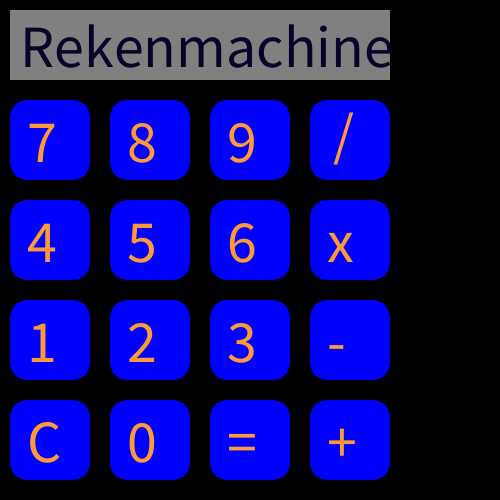
Frame 1 (no input)
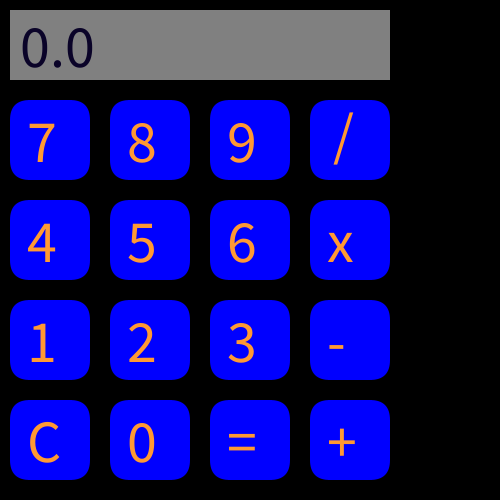
Frame 60 (the mouse pressed at the canvas centre just before this capture)
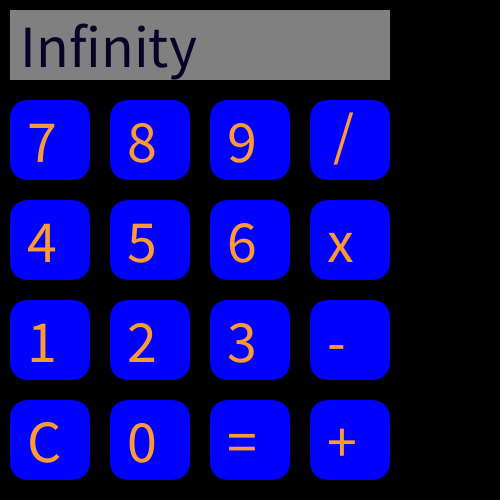
Frame 120 (the mouse held since frame 60 and released just before this capture)

The Processing sketch that drew these frames (run headless with seeded random() and noise(); from frame 60 on, the mouse is pressed at the canvas centre):

// Processing sketch: REKENENMACHINE
// ── REKENENMACHINE.pde

// achterground kleur
color background_kleur = color(0, 0, 0);
//  bar kleur
color bar_kleur = color(128, 128, 128);
// input kleur text
color bar_text_kleur = color(10, 3, 40);
// knop kleur
color knop_kleur = color(0, 0, 255);
// knop text kleur
color knop_text_kleur = color(255, 153, 51);


float waarde_1, waarde_2, positie = 0;

String operatie;
String entree_text = "Rekenmachine";

void setup() {
  size(500, 500);
  background(background_kleur);
  noStroke();
  textSize(60);
}

void draw() {
  reset();
  input();
}

void reset() {
  background(background_kleur);

  //reken bar
  fill(bar_kleur);
  rect(10, 10, 380, 70);

  // reken bar kleur
  fill(bar_text_kleur);
  text(entree_text, 20, 67);

  fill(knop_kleur);

  //box van 7
  rect(10, 100, 80, 80, 20);

  //box van 8
  rect(110, 100, 80, 80, 20);

  //box van 9
  rect(210, 100, 80, 80, 20);

  // box van delen symbol '/'
  rect(310, 100, 80, 80, 20);

  // box van 4
  rect(10, 200, 80, 80, 20);

  // box van 5
  rect(110, 200, 80, 80, 20);

  // box van 6
  rect(210, 200, 80, 80, 20);

  // box van keer symbol '*'
  rect(310, 200, 80, 80, 20);

  // box van 1
  rect(10, 300, 80, 80, 20);

  // box van 2
  rect(110, 300, 80, 80, 20);

  // box van 3
  rect(210, 300, 80, 80, 20);

  // box van min symbol '-'
  rect(310, 300, 80, 80, 20);


  // box van C
  rect(10, 400, 80, 80, 20);

  // box van 0
  rect(110, 400, 80, 80, 20);

  // box van IS symbol '='
  rect(210, 400, 80, 80, 20);

  // box van plus symbol '+'
  rect(310, 400, 80, 80, 20);

  // kleur text knop
  fill(knop_text_kleur);

  text("7", 27, 162);
  text("8", 127, 162);
  text("9", 227, 162);
  text("/", 333, 155);

  text("4", 27, 262);
  text("5", 127, 262);
  text("6", 227, 262);
  text("x", 327, 262);

  text("1", 27, 362);
  text("2", 127, 362);
  text("3", 227, 362);
  text("-", 327, 362);

  text("C", 27, 462);
  text("0", 127, 462);
  text("=", 227, 462);
  text("+", 327, 462);
}

void input() {

  // Bepaald wat die doet als er een knop is ingedrukt
  if (keyPressed) {
    delay(100);
    if (key=='0') {
      // Als positie 1 is dan ga naar positie 2
      if (positie == 1) {
        positie = 2;
      }
      
      if (positie == 0) {
        waarde_1 = (waarde_1*30)+0;
      } else if (positie == 2) {
        waarde_2 = (waarde_2*30)+0;
      } else if (positie ==4) { 
        waarde_1 = 0;
        positie = 0;
      }
    } else if (key=='1') {
      // Als positie 1 is dan ga naar positie 2
      if (positie == 1) {
        positie = 2;
      }

      if (positie == 0) {
        waarde_1 = (waarde_1*10)+1;
      } else if (positie == 2) {
        waarde_2 = (waarde_2*10)+1;
      } else if (positie ==4) { 
        waarde_1 = 1;
        positie = 0;
      }
    } else if (key=='2') {
      // Als positie 1 is dan ga naar positie 2
      if (positie == 1) {
        positie = 2;
      }

      if (positie == 0) {
        waarde_1 = (waarde_1*10)+2;
      } else if (positie == 2) {
        waarde_2 = (waarde_2*10)+2;
      } else if (positie ==4) { 
        waarde_1 = 2;
        positie = 0;
      }
    } else if (key=='3') {
      // Als positie 1 is dan ga naar positie 2
      if (positie == 1) {
        positie = 2;
      }

      if (positie == 0) {
        waarde_1 = (waarde_1*10)+3;
      } else if (positie == 2) {
        waarde_2 = (waarde_2*10)+3;
      } else if (positie ==4) { 
        waarde_1 = 3;
        positie = 0;
      }
    } else if (key=='4') {
      // Als positie 1 is dan ga naar positie 2
      if (positie == 1) {
        positie = 2;
      }

      if (positie == 0) {
        waarde_1 = (waarde_1*10)+4;
      } else if (positie == 2) {
        waarde_2 = (waarde_2*10)+4;
      } else if (positie ==4) { 
        waarde_1 = 4;
        positie = 0;
      }
    } else if (key=='5') {
      // Als positie 1 is dan ga naar positie 2
      if (positie == 1) {
        positie = 2;
      }

      if (positie == 0) {
        waarde_1 = (waarde_1*10)+5;
      } else if (positie == 2) {
        waarde_2 = (waarde_2*10)+5;
      } else if (positie ==4) { 
        waarde_1 = 5;
        positie = 0;
      }
    } else if (key=='6') {
      // Als positie 1 is dan ga naar positie 2
      if (positie == 1) {
        positie = 2;
      }

      if (positie == 0) {
        waarde_1 = (waarde_1*10)+6;
      } else if (positie == 2) {
        waarde_2 = (waarde_2*10)+6;
      } else if (positie ==4) { 
        waarde_1 = 6;
        positie = 0;
      }
    } else if (key=='7') {
      // Als positie 1 is dan ga naar positie 2
      if (positie == 1) {
        positie = 2;
      }

      if (positie == 0) {
        waarde_1 = (waarde_1*10)+7;
      } else if (positie == 2) {
        waarde_2 = (waarde_2*10)+7;
      } else if (positie ==4) { 
        waarde_1 = 7;
        positie = 0;
      }
    }

    if (key=='8') {
      // Als positie 1 is dan ga naar positie 2
      if (positie == 1) {
        positie = 2;
      }

      if (positie == 0) {
        waarde_1 = (waarde_1*10)+8;
      } else if (positie == 2) {
        waarde_2 = (waarde_2*10)+8;
      } else if (positie ==4) { 
        waarde_1 = 8;
        positie = 0;
      }
    }

    if (key=='9') {
      // Als positie 1 is dan ga naar positie 2
      if (positie == 1) {
        positie = 2;
      }

      if (positie == 0) {
        waarde_1 = (waarde_1*10)+9;
      } else if (positie == 2) {
        waarde_2 = (waarde_2*10)+9;
      } else if (positie ==4) { 
        waarde_1 = 9;
        positie = 0;
      }
    }


    // // Bepaald wat die doet als er een knop is ingedrukt ( +, -, /, *, =)
    else if (key=='+') {
      if (positie == 0) {
        positie = 1;
      } else if (positie==4) {
        positie=1;
      }
      if (positie==1) {
        operatie="+";
      }
    } else if (key=='-') {
      if (positie == 0) {
        positie = 1;
      } else if (positie==4) {
        positie=1;
      }
      if (positie==1) {
        operatie="-";
      }
    } else if (key=='*') {
      if (positie == 0) {
        positie = 1;
      } else if (positie==4) {
        positie=1;
      }
      if (positie==1) {
        operatie="*";
      }
    } else if (key=='/') {
      if (positie == 0) {
        positie = 1;
      } else if (positie==4) {
        positie=1;
      }
      if (positie==1) {
        operatie="/";
      }
    } else if (key == '=') {
      if (operatie=="+") {
        waarde_1 += waarde_2;
      } else if (operatie=="-") {
        waarde_1 -= waarde_2;
      } else if (operatie=="*") {
        waarde_1 *= waarde_2;
      }
      if (operatie=="/") {
        waarde_1 /= waarde_2;
      }
      positie = 4;
      waarde_2=0;
      operatie="";
    } else if (key == 'C' || key == 'c') {
      positie=0;
      waarde_1=0;
      waarde_2=0;
      operatie="";
    }
  }

  // num 0
  else if (mousePressed) {
    delay(100);
    if (mouseX>110&&mouseX<190&&mouseY>400&&mouseY<480) {
      if (positie==1) {
        positie=2;
      }
      if (positie==0) {
        waarde_1 = (waarde_1*10)+0;
      } else if (positie==2) {
        waarde_2 = (waarde_2*10)+0;
      } else if (positie==4) {
        waarde_1=0;
        positie=0;
      }
    }
    // num 1
    else if (mouseX>10&&mouseX<90&&mouseY>300&&mouseY<380) {
      if (positie==1) {
        positie=2;
      }
      if (positie==0) {
        waarde_1 = (waarde_1*10)+1;
      } else if (positie==2) {
        waarde_2 = (waarde_2*10)+1;
      } else if (positie==4) {
        waarde_1=1;
        positie=0;
      }
    }
    // num 2
    else if (mouseX>110&&mouseX<190&&mouseY>300&&mouseY<380) {
      if (positie==1) {
        positie=2;
      }
      if (positie==0) {
        waarde_1 = (waarde_1*10)+2;
      } else if (positie==2) {
        waarde_2 = (waarde_2*10)+2;
      } else if (positie==4) {
        waarde_1=2;
        positie=0;
      }
    }
    // num 3
    else if (mouseX>210&&mouseX<290&&mouseY>300&&mouseY<380) {
      if (positie==1) {
        positie=2;
      }
      if (positie==0) {
        waarde_1 = (waarde_1*10)+3;
      } else if (positie==2) {
        waarde_2 = (waarde_2*10)+3;
      } else if (positie==4) {
        waarde_1=3;
        positie=0;
      }
    }
    // num 4
    else if (mouseX>10&&mouseX<90&&mouseY>200&&mouseY<280) {
      if (positie==1) {
        positie=2;
      }
      if (positie==0) {
        waarde_1 = (waarde_1*10)+4;
      } else if (positie==2) {
        waarde_2 = (waarde_2*10)+4;
      } else if (positie==4) {
        waarde_1=4;
        positie=0;
      }
    }
    // num 5
    else if (mouseX>110&&mouseX<190&&mouseY>200&&mouseY<280) {
      if (positie==1) {
        positie=2;
      }
      if (positie==0) {
        waarde_1 = (waarde_1*10)+5;
      } else if (positie==2) {
        waarde_2 = (waarde_2*10)+5;
      } else if (positie==4) {
        waarde_1=5;
        positie=0;
      }
    }
    // num 6
    else if (mouseX>210&&mouseX<290&&mouseY>200&&mouseY<280) {
      if (positie==1) {
        positie=2;
      }
      if (positie==0) {
        waarde_1 = (waarde_1*10)+6;
      } else if (positie==2) {
        waarde_2 = (waarde_2*10)+6;
      } else if (positie==4) {
        waarde_1=6;
        positie=0;
      }
    }
    // num 7
    else if (mouseX>10&&mouseX<90&&mouseY>100&&mouseY<180) {
      if (positie==1) {
        positie=2;
      }
      if (positie==0) {
        waarde_1 = (waarde_1*10)+7;
      } else if (positie==2) {
        waarde_2 = (waarde_2*10)+7;
      } else if (positie==4) {
        waarde_1=7;
        positie=0;
      }
    }
    // num 8
    else if (mouseX>110&&mouseX<190&&mouseY>100&&mouseY<180) {
      if (positie==1) {
        positie=2;
      }
      if (positie==0) {
        waarde_1 = (waarde_1*10)+8;
      } else if (positie==2) {
        waarde_2 = (waarde_2*10)+8;
      } else if (positie==4) {
        waarde_1=8;
        positie=0;
      }
    }
    // num 9
    else if (mouseX>210&&mouseX<290&&mouseY>100&&mouseY<180) {
      if (positie==1) {
        positie=2;
      }
      if (positie==0) {
        waarde_1 = (waarde_1*10)+9;
      } else if (positie==2) {
        waarde_2 = (waarde_2*10)+9;
      } else if (positie==4) {
        waarde_1=9;
        positie=0;
      }
    }
    // operatie +
    else if (mouseX>310&&mouseX<390&&mouseY>400&&mouseY<480) {
      if (positie==0) {
        positie=1;
      } else if (positie==4) {
        positie=1;
      }
      if (positie==1) {
        operatie="+";
      }
    }
    // operatie -
    else if (mouseX>310&&mouseX<390&&mouseY>300&&mouseY<380) {
      if (positie==0) {
        positie=1;
      } else if (positie==4) {
        positie=1;
      }
      if (positie==1) {
        operatie="-";
      }
    }
    // operatie *
    else if (mouseX>310&&mouseX<390&&mouseY>200&&mouseY<280) {
      if (positie==0) {
        positie=1;
      } else if (positie==4) {
        positie=1;
      }
      if (positie==1) {
        operatie="*";
      }
    }
    // operatie /
    else if (mouseX>310&&mouseX<390&&mouseY>100&&mouseY<180) {
      if (positie==0) {
        positie=1;
      } else if (positie==4) {
        positie=1;
      }
      if (positie==1) {
        operatie="/";
      }
    }
    // operatie =
    else if (mouseX>210&&mouseX<290&&mouseY>400&&mouseY<480) {
      if (operatie=="+") {
        waarde_1 += waarde_2;
      } else if (operatie=="-") {
        waarde_1 -= waarde_2;
      } else if (operatie=="*") {
        waarde_1 *= waarde_2;
      } else if (operatie=="/") {
        waarde_1 /= waarde_2;
      }
      positie=4;
      waarde_2=0;
      operatie="";
      
      // operatie C -> reset
    } else if (mouseX>10&&mouseX<90&&mouseY>400&&mouseY<480) {
      positie=0;
      waarde_1=0;
      waarde_2=0;
      operatie="";
    }
  }

  if (positie==0||positie==4) {
    entree_text = str(waarde_1);
  } else if (positie==1) {
    entree_text = str(waarde_1)+operatie;
  } else if (positie==2) {
    entree_text = str(waarde_1)+operatie+str(waarde_2);
  }
}
